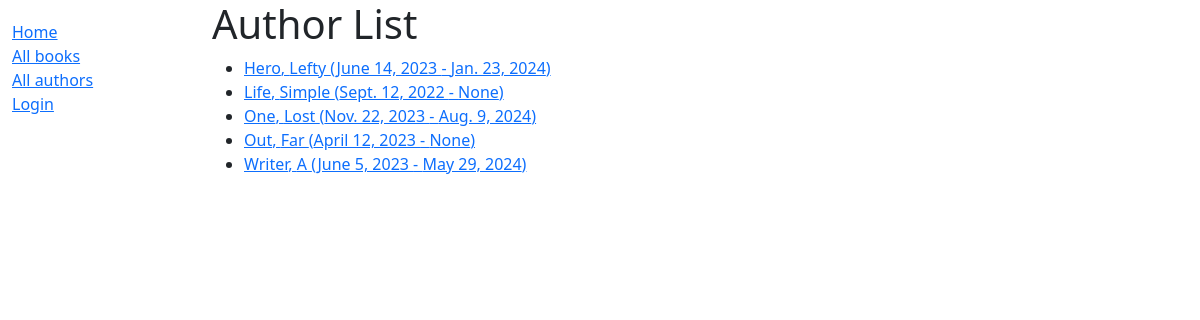
Screenshot of /catalog/authors/ with the database file from the repository.
### catalog/models.py (models this page shows, shortened)
class Author(models.Model):
    first_name = models.CharField(max_length=100)
    last_name = models.CharField(max_length=100)
    date_of_birth = models.DateField(null=True, blank=True)
    date_of_death = models.DateField('Died', null=True, blank=True)
    class Meta:
        ordering = ['last_name', 'first_name']
    def get_absolute_url(self):
        return reverse('author-detail', args=[str(self.id)])

### catalog/views.py (the view)
# urls.py: path('authors/', views.AuthorListView.as_view(), name='authors'),
class AuthorListView(generic.ListView):
    model = Author
    paginate_by = 10

### catalog/templates/catalog/author_list.html
{% extends "base_generic.html" %}
{% block content %}
  <h1>Author List</h1>
  {% if author_list %}
    <ul>
      {% for author in author_list %}
      <li>
        <a href="{{ author.get_absolute_url }}">{{ author.last_name }}, {{ author.first_name }} ({{ author.date_of_birth }} - {{ author.date_of_death }})</a>
      </li>
      {% endfor %}
    </ul>
  {% else %}
    <p>There are no authors in the library.</p>
  {% endif %}
{% endblock %}

### rows the page displays
Author: last_name "Hero", first_name "Lefty", date_of_birth "June 14, 2023", date_of_death "Jan. 23, 2024"
Author: last_name "Life", first_name "Simple", date_of_birth "Sept. 12, 2022", date_of_death "None"
Author: last_name "One", first_name "Lost", date_of_birth "Nov. 22, 2023", date_of_death "Aug. 9, 2024"
Author: last_name "Out", first_name "Far", date_of_birth "April 12, 2023", date_of_death "None"
Author: last_name "Writer", first_name "A", date_of_birth "June 5, 2023", date_of_death "May 29, 2024"
